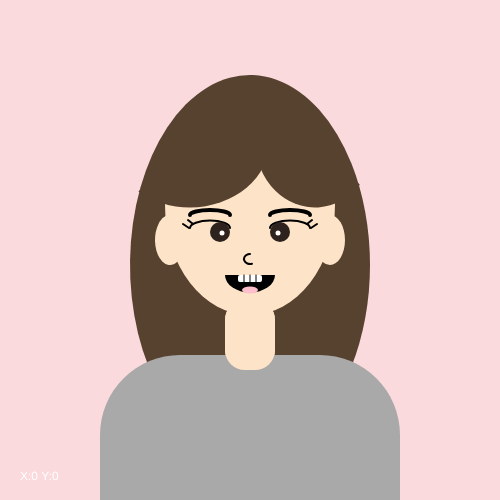
Frame 1 (no input)
Frame 60 (no input): identical to frame 1, image omitted
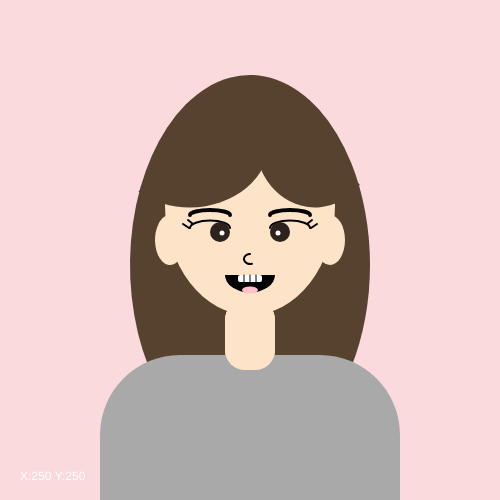
Frame 120 (the mouse pressed at the canvas centre since frame 60)

The p5.js sketch that drew these frames (run headless with seeded random() and noise() and a simulated clock; from frame 60 on, the mouse is pressed at the canvas centre):

// p5.js sketch
// ── sketch.js

//Global Variables (color)
var hairColor;
var skinColor; 
var eyeColor;
var teethColor;
var tongueColor;
var shirtColor;

//Global Variables (location)
var midX;
var midY;

//Global Variable for debug mode
var gDugMode = true;

// Setup code goes here
function setup() {
  createCanvas(500, 500);
  //Set color variables
  hairColor = color(87,65,47);
  skinColor = color(253,228,200);
  eyeColor = color(45,34,30);
  teethColor = color(255);
  tongueColor = color(255,192,203);
  shirtColor = color(169);
  //Set location variables
  midX = width/2;
  midY = height/2;
 }

function draw(){
//create backgrounds
  background(250,218,221);
  if(gDugMode == true){
  	drawDebugInfo();
  }
  drawHair();
  drawFace();
  drawBangs();
  drawEars();
  drawNeck();
  drawEyebrows();
  drawEyes();
  drawEyelashes();
  drawNose();
  drawMouth();
  drawTeeth();
  drawTongue();
  drawShirt();
  drawNeck();
}
//text for debug
function drawDebugInfo(){
	fill(255);
	text("X:"+mouseX + " Y:"+ mouseY, 20,height-20);
}
//controle debug info display with space bar
function keyTyped(){
	if (key == ' '){
		gDugMode =!gDugMode;
	}
}

//draw hair
function drawHair(){
	noStroke();
	fill(hairColor);
	arc(midX,265,240,380,QUARTER_PI+HALF_PI,QUARTER_PI,OPEN);
}

//draw face shape
function drawFace(){
	noStroke();
	fill(skinColor);
	ellipse(midX,205,170,220);
}

//add bangs
function drawBangs(){
	fill(hairColor);
	//top part of bang
	arc(midX,160,160,160,PI,0);
	//left bang
	arc(190,140,160,135,0,QUARTER_PI+HALF_PI);
	//right bang
	arc(315,140,120,135,QUARTER_PI,PI);
}

//add ears
function drawEars(){
	fill(skinColor)
	//left ear
	arc(midX-170/2+5,midY-10,30,50,QUARTER_PI,PI+HALF_PI);
	//right ear
	arc(midX+170/2-5,midY-10,30,50,-HALF_PI,HALF_PI+QUARTER_PI);
}

//add neck
function drawNeck(){
	fill(skinColor);
	rect(midX-25,300,50,70,20);
}

//add eyebrows
function drawEyebrows(){
	stroke(0);
	strokeWeight(4);
	noFill();
	//left
	arc(midX - 40, 215, 40, 10, PI, TWO_PI,OPEN);
	//right
	arc(midX + 40, 215, 40, 10, PI, TWO_PI,OPEN);
}
//add eyes 
function drawEyes(){
	stroke(0);
	strokeWeight(2);
	noFill();
	//top lines left than right
	arc(midX - 40, 228, 40, 15, PI, TWO_PI,OPEN);
	arc(midX + 40, 228, 40, 15, PI, TWO_PI,OPEN);
	//black circle left than right
	fill(eyeColor);
	noStroke();
	circle(midX-30,232,20);
	circle(midX+30,232,20);
	//white small circle 
	fill(255);
	circle(midX-28,233,5);
	circle(midX+28,233,5);
}

//add eyelashes
function drawEyelashes(){
	stroke(0);
	strokeWeight(2);
	noFill();
	//left
	line(193,224,188,220);
	line(189,228,183,224);
	//right
	line(width-193,224,width-188,220);
	line(width-189,228,width-183,224);
}

//add nose 
function drawNose(){
	arc(midX,259,12,10,HALF_PI-QUARTER_PI/2,HALF_PI+PI,OPEN);
}

//add mouth
function drawMouth(){
	fill(0);
	noStroke();
	arc(midX,275,50,35,0,PI);
}

//add teeth
function drawTeeth(){
	fill(255);
	noStroke();
	rect(midX-12,275,24,7,2);

	strokeWeight(1);
	fill(0);
	stroke(0);
	line(midX,275,midX,282);
	line(midX+6,275,midX+6,282);
	line(midX-6,275,midX-6,282);
}

//add tongue
function drawTongue(){
	noStroke();
	fill(tongueColor);
	ellipse(midX,290,16,7);
}

//add shirt
function drawShirt(){
	fill(shirtColor);
	rect(midX-150,355,300,300,80);

}
